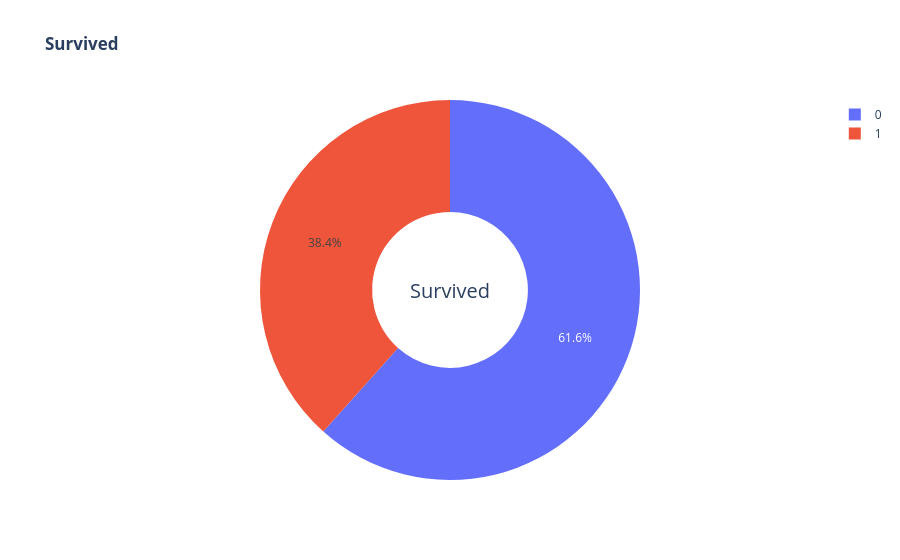

The notebook cell this image was saved under:
### Code cell
fig = px.pie(df, names = 'Survived',
       title = '<b>Survived</b>',
       color_discrete_map = {0:'blue',
       1:'red'},
       category_orders= {'Survived':['1','0']},
       hole = 0.41
       )
fig.update_layout(annotations= [dict(text = 'Survived', font_size = 20, x =0.5, y=0.5, showarrow = False )])
fig.show()

### Figure 1 — Plotly figure (JSON) as saved in the notebook; plotly's stock layout.template omitted (floating-point values rounded to 4 significant figures; data arrays with more than 128 entries replaced by an {"elided": "..."} marker saying what was removed)
{"data": [{"direction": "clockwise", "domain": {"x": [0, 1], "y": [0, 1]}, "hole": 0.41, "hovertemplate": "Survived=%{label}<extra></extra>", "labels": {"elided": "891 int values"}, "legendgroup": "", "name": "", "showlegend": true, "sort": false, "type": "pie"}], "layout": {"annotations": [{"font": {"size": 20}, "showarrow": false, "text": "Survived", "x": 0.5, "y": 0.5}], "legend": {"tracegroupgap": 0}, "title": {"text": "<b>Survived</b>"}}}
